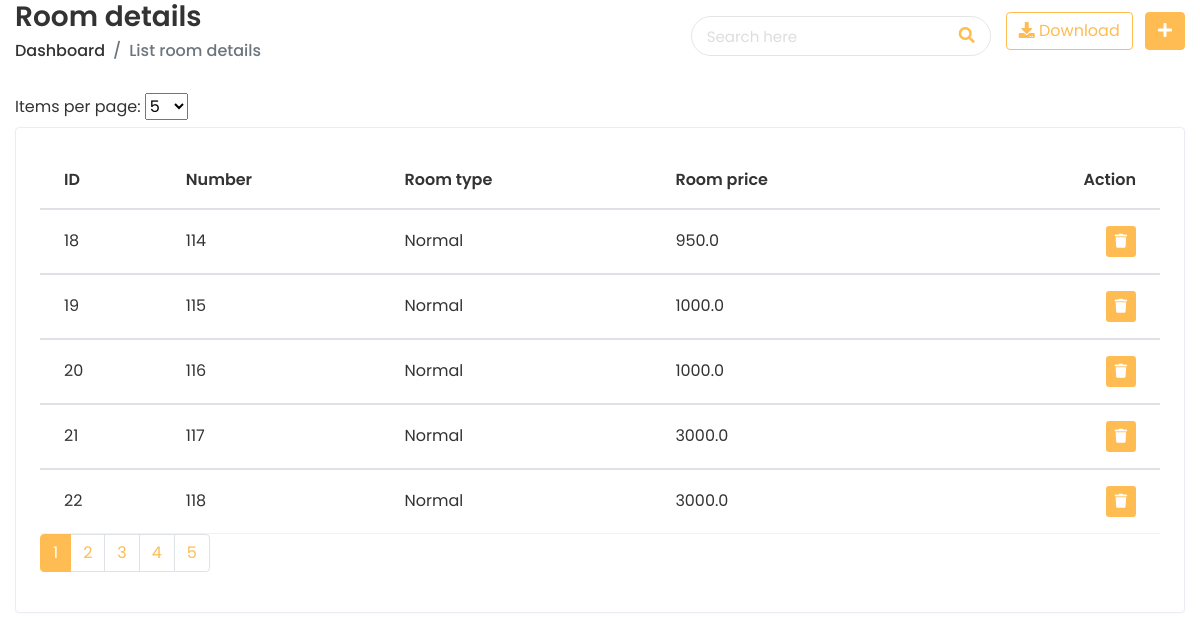
The page /app/roomList/ (signed in) on the database its author committed.
### doctor/models.py (models this page shows, shortened)
class Room(models.Model):
    ROOM_TYPES = (
        ('King', 'King'),
        ('Luxury', 'Luxury'),
        ('Normal', 'Normal'),
        ('Economic', 'Economic'),
        ('General Ward', 'General Ward'),
    )
    number = models.IntegerField(default=0, unique=True)
    slug = models.SlugField(blank=True)
    capacity = models.SmallIntegerField(default=0)
    numberOfBeds = models.SmallIntegerField(default=0)
    roomType = models.CharField(max_length=20, choices=ROOM_TYPES)
    price = models.FloatField(default=0)
    statusStartDate = models.DateField(null=True)
    statusEndDate = models.DateField(null=True)

### doctor/views.py (the view)
# urls.py: path("roomList/", views.room_list, name="room_list"),
@login_required
def room_list(request):
    page_size = int(request.GET.get('page_size', getattr(settings, 'PAGE_SIZE', 5)))
    page = request.GET.get('page', 1)
    search_query = request.GET.get('search', '')
    rooms = Room.objects.filter(
        Q(id__icontains=search_query) |
        Q(roomType__icontains=search_query) |
        Q(price__icontains=search_query) |
        Q(number__icontains=search_query)
    )
    room_data = []
    for room in rooms:
        room_data.append({'room': room})
    paginator = Paginator(room_data, page_size)
    try:
        room_page = paginator.page(page)
    except PageNotAnInteger:
        room_page = paginator.page(1)
    return render(request, "assignBed/room_list.html", {'room_page': room_page, 'page_size': page_size, 'search_query': search_query})

### templates/assignBed/room_list.html (shortened to what this page needs)
{% extends 'home/base-login.html' %}
{% load compress static %}
{% block content %}
      <div class="content container-fluid">
         <div class="page-header">
        <div class="row align-items-center">
           <div class="col">
              <h3 class="page-title">Room details</h3>
              <ul class="breadcrumb">
                 <li class="breadcrumb-item"><a href="{% url 'Bindex' %}">Dashboard</a></li>
                 <li class="breadcrumb-item active">List room details</li>
              </ul>
           </div>
           <div class="top-nav-search">
            <form method="get" action="">
               <input type="text" id="search" class="form-control" placeholder="Search here" name="search" value="{{ search_query }}">
               <button class="btn" type="submit"><i class="fas fa-search"></i></button>
               </form>
            </div>
           <div class="col-auto text-right float-right ml-auto">
              <a href="#" class="btn btn-outline-primary mr-2"><i class="fas fa-download"></i> Download</a>
              <a href="add-student.html" class="btn btn-primary"><i class="fas fa-plus"></i></a>
           </div>
        </div>
     </div>
     <div class="row">
        <div class="col-sm-12">
         <form id="page-size-form" method="get" action="">
            <label for="page_size">Items per page:</label>
            <select id="page_size" name="page_size" onchange="updatePageSize()">
               <option value="5" {% if page_size == 5 %}selected{% endif %}>5</option>
            </select>
         </form>
           <div class="card card-table">
              <div class="card-body">
                 <div class="table-responsive">
                    <table class="table table-hover table-center mb-0 datatable">
                       <thead>
                          <tr>
                             <th>ID</th>
                             <th>Number</th>
                             <th>Room type</th>
                             <th>Room price</th>
                             <th class="text-right">Action</th>
                          </tr>
                       </thead>
                       {% for data in room_page %}
                       <tbody>
                          <tr>
                             <td>{{ data.room.id }}</td>
                             <td>
                                {{ data.room.number }}
                             </td>
                             <td>{{ data.room.roomType }}</td>
                             <td>
                                {{ data.room.price }}
                             </td>
                             <td class="text-right">
                                <div class="actions">
                                   <a href="#" class="btn btn-sm bg-danger-light" onclick="confirmDelete('{{ data.number }}', '{{ data.id }}')">
                                   <i class="fas fa-trash"></i>
                                   </a>
                                </div>
                             </td>
                          </tr>
                       </tbody>
                       {% endfor %}
                    </table>
                 </div>
                 <nav>
                  <ul class="pagination">
                     {% for page_num in room_page.paginator.page_range %}
                        <li class="page-item{% if page_num == room_page.number %} active{% endif %}">
                           <a class="page-link" href="?page={{ page_num }}&page_size={{ page_size }}">{{ page_num }}</a>
                        </li>
                     {% endfor %}
                  </ul>
                 </nav>
              </div>
            </div>
         </div>
  {% endblock %}

### static/prescol/css/style.css (style rules this page uses)
html { height: 100%; }
body { background-color: #fff; color: #333; font-family: 'Poppins', sans-serif; font-size: 1rem; height: 100%; line-height: 1.5; overflow-x: hidden; }
h1, h2, h3, h4, h5, h6 { font-family: 'Poppins', sans-serif; margin-top: 0; }
.form-control { border: 1px solid #ddd; box-shadow: none; color: #333; font-size: 15px; height: 40px; }
a { color: #009ce7; }
input, button, a { transition: all 0.4s ease; -moz-transition: all 0.4s ease; -o-transition: all 0.4s ease; -ms-transition: all 0.4s ease; -webkit-transition: all 0.4s ease; }
input, input:focus, button, button:focus { outline: none; }
input[type=text], input[type=password] { -webkit-appearance: none; -moz-appearance: none; appearance: none; }
ul, ol { padding: 0px; list-style: none; }
.table { color: #333; max-width: 100%; margin-bottom: 0; width: 100%; }
.table thead tr th { font-weight: 600; }
.table tbody tr { border-bottom: 1px solid rgba(0, 0, 0, 0.05); }
.table.table-center td, .table.table-center th { vertical-align: middle; }
.card-table .card-body .table > thead > tr > th { border-top: 0; }
.card-table .card-body .table tr td:first-child, .card-table .card-body .table tr th:first-child { padding-left: 1.5rem; }
.card-table .card-body .table tr td:last-child, .card-table .card-body .table tr th:last-child { padding-right: 1.5rem; }
.card-table .table td, .card-table .table th { border-top: 1px solid #e2e5e8; padding: 1rem 0.75rem; white-space: nowrap; }
.btn-primary { background-color: #FFBC53; border: 1px solid #FFBC53; }
.btn-outline-primary { color: #FFBC53; border-color: #FFBC53; }
.pagination > .active > a, .pagination > .active > a:focus, .pagination > .active > a:hover, .pagination > .active > span, .pagination > .active > span:focus, .pagination > .active > span:hover { background-color: #FFBC53; border-color: #FFBC53; }
.pagination > li > a, .pagination > li > span { color: #FFBC53; }
.page-item.active .page-link { background-color: #FFBC53; border-color: #FFBC53; }
.card { border: 1px solid #ececf5; box-shadow: 0 1px 3px 0 rgba(0, 0, 0, 0.03); margin-bottom: 1.875rem; }
.card-body { padding: 1.5rem; }
.bg-danger-light { background-color:#FFBC53 !important; color:#fff !important; }
.top-nav-search { float: left; margin-left: 15px; }
.top-nav-search form { margin-top: 10px; position: relative; width: 300px; }
.top-nav-search .form-control { background-color: transparent; border-color: rgba(0, 0, 0, 0.1); border-radius: 50px; color: #ddd; height: 40px; padding: 10px 50px 10px 15px; }
.top-nav-search .btn { background-color: transparent; border-color: transparent; color: #ffbc53; min-height: 40px; padding: 7px 15px; position: absolute; right: 0; top: 0; }
.top-nav-search .form-control::placeholder { color: #ddd; }
.page-header { margin-bottom: 1.875rem; }
.page-header .breadcrumb { background-color: transparent; color: #6c757d; font-size: 1rem; font-weight: 500; margin-bottom: 0; padding: 0; }
.page-header .breadcrumb a { color: #333; }
.page-title { font-size: 28px; font-weight: 600; color: #333; margin-bottom: 5px; }

### rows shown on the page
Room: room.id "18", room.number "114", room.roomType "Normal", room.price "950.0"
Room: room.id "19", room.number "115", room.roomType "Normal", room.price "1000.0"
Room: room.id "20", room.number "116", room.roomType "Normal", room.price "1000.0"
Room: room.id "21", room.number "117", room.roomType "Normal", room.price "3000.0"
Room: room.id "22", room.number "118", room.roomType "Normal", room.price "3000.0"

### other values the page prints
{{ page_num }} "1" "2" "3" "4" "5"
